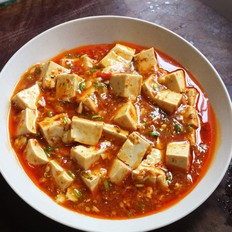
#> input picture a3568808_142682562777944.jpg, 232 x 232 px
$ python ex01.py
#> lines starting #> are read from the running program, lines starting #| are printed output that depends on the picture
### url_image.py
import os
import cv2
import numpy as np
from urllib.request import urlretrieve

def download_image2(url):
    name_image = get_image_name(url)
    urlretrieve(url, f"static/{name_image}")

def download_image(url):
   os.system('wget {}'.format(url))

def open_image(name):
#> called with name = 'a3568808_142682562777944.jpg'
    img = cv2.imread(name)
#> img is the input picture: shape (232, 232, 3); mean B, G, R 85.1, 116.8, 160.6
    return img

def apply_filter_blur(img):
    gaussianBlurKernel = np.array(([[1, 2, 1], [2, 4, 2], [1, 2, 1]]), np.float32)/9
    gaussianBlur = cv2.filter2D(src=img, kernel=gaussianBlurKernel, ddepth=-1)
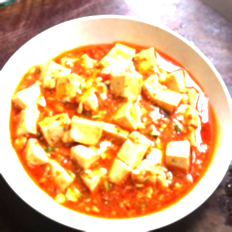
#> gaussianBlur: shape (232, 232, 3); mean B, G, R 129.9, 176.7, 223.7
    return gaussianBlur

# [6 lines left out: function apply_filter, not called in this run]


def show_img(img):
    cv2.imshow('Image ', img)
    cv2.waitKey(0)
    cv2.destroyAllWindows()

def save_image(name_to_save, img):
    cv2.imwrite(name_to_save, img)

# [5 lines left out: function get_image_name, not called in this run]

### ex01.py
from url_image import (
    download_image,
    save_image,
    apply_filter_blur,
    get_image_name,
    open_image,
    download_image2,
    show_img
)

download_image('http://site.meishij.net/r/58/25/3568808/a3568808_142682562777944.jpg')
img = open_image('a3568808_142682562777944.jpg')
img_with_blur = apply_filter_blur(img)
save_image("image_antiga.jpg", img)
save_image("image_com_filtro.jpg", img_with_blur)

show_img(img_with_blur)
show_img(img)
